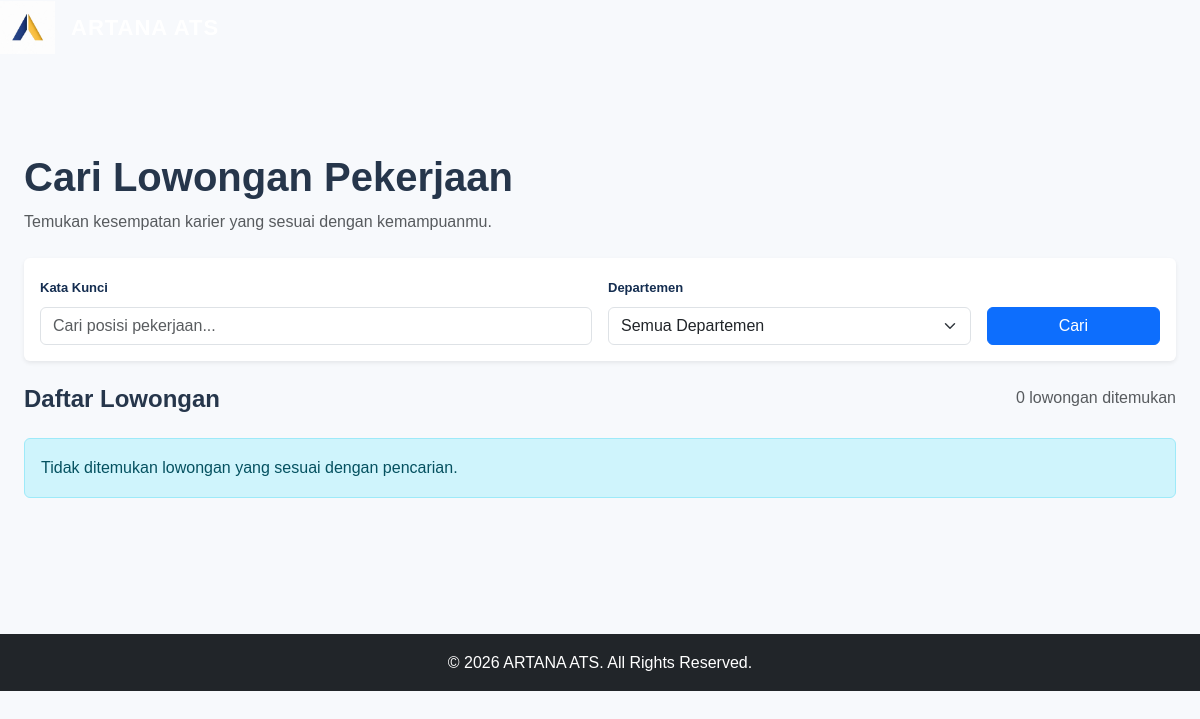
The page /index.php?page=jobs on the database as committed earlier.
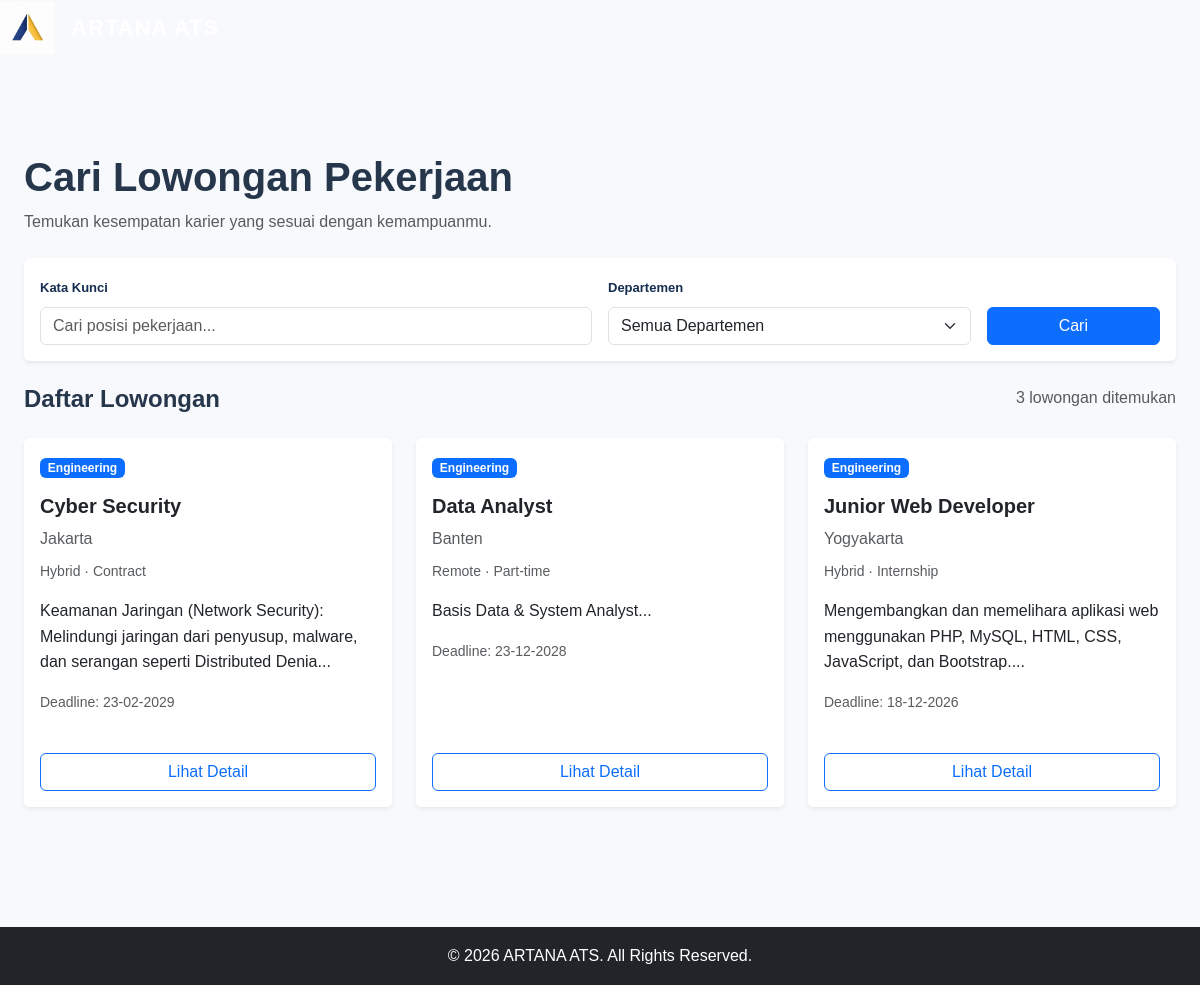
The same page on the database as committed later.
### tables this page shows
CREATE TABLE `jobs` (
  `id` bigint(20) UNSIGNED NOT NULL,
  `title` varchar(180) NOT NULL,
  `department_id` bigint(20) UNSIGNED NOT NULL,
  `location_type` enum('Hybrid','Remote','On-site') NOT NULL DEFAULT 'Hybrid',
  `location_name` varchar(150) NOT NULL,
  `description` text NOT NULL,
  `qualification` text DEFAULT NULL,
  `employment_type` enum('Full-time','Part-time','Contract','Internship') NOT NULL DEFAULT 'Full-time',
  `status` enum('draft','published','closed','archived') NOT NULL DEFAULT 'published',
  `published_at` datetime DEFAULT NULL,
  `deadline` date DEFAULT NULL,
  `created_by` bigint(20) UNSIGNED NOT NULL,
  `updated_by` bigint(20) UNSIGNED DEFAULT NULL,
  `created_at` timestamp NOT NULL DEFAULT current_timestamp(),
  `updated_at` timestamp NOT NULL DEFAULT current_timestamp() ON UPDATE current_timestamp()
);

CREATE TABLE `departments` (
  `id` bigint(20) UNSIGNED NOT NULL,
  `name` varchar(100) NOT NULL,
  `created_at` timestamp NOT NULL DEFAULT current_timestamp()
);

### index.php (called while the page is built, shortened)
<?php
$page = $_GET['page'] ?? 'home';
$pageFiles = [
    'home' => 'home.php',
    'jobs' => 'jobs.php',
    'job_detail' => 'job_detail.php',
    'login' => 'login.php',
    'register' => 'register.php',
    'profile' => 'profile.php',
    'apply' => 'apply.php',
    'my-applications' => 'my_applications.php'
];
$pageFile = __DIR__ . '/pages/' . $pageFiles[$page];
require_once __DIR__ . '/includes/header.php';
require $pageFile;
require_once __DIR__ . '/includes/footer.php';

### pages/jobs.php (the view, shortened to what this page needs)
<?php
require_once __DIR__ . '/../includes/db.php';
$keyword = trim($_GET['q'] ?? '');
$sql = "
    SELECT
        j.*,
        d.name AS department_name
    FROM jobs j
    INNER JOIN departments d
        ON d.id = j.department_id
    WHERE j.status = 'published'
    AND (j.deadline IS NULL OR j.deadline >= CURDATE())
";
$params = [];
$sql .= "
    ORDER BY
        j.published_at DESC,
        j.created_at DESC
";
$stmt = $pdo->prepare($sql);
$stmt->execute($params);
$jobs = $stmt->fetchAll(PDO::FETCH_ASSOC);
?>
<div class="container py-5">
    <div class="mb-4">
        <h1 class="fw-bold">
            Cari Lowongan Pekerjaan
        </h1>
        <p class="text-muted">
            Temukan kesempatan karier yang sesuai dengan kemampuanmu.
        </p>
    </div>
    <div class="card shadow-sm border-0 mb-4">
        <div class="card-body">
            <form method="GET"
                  action="<?= BASE_URL ?>/index.php">
                <div class="row g-3">
                    <div class="col-md-6">
                        <label class="form-label">
                            Kata Kunci
                        </label>
                        <input
                            type="text"
                            name="q"
                            class="form-control"
                            placeholder="Cari posisi pekerjaan..."
                            value="<?= htmlspecialchars($keyword) ?>"
                        >
                    </div>
                    <div class="col-md-4">
                        <label class="form-label">
                            Departemen
                        </label>
                        <select name="department"
                                class="form-select">
                            <option value="0">
                                Semua Departemen
                            </option>
                        </select>
                    </div>
                    <div class="col-md-2 d-flex align-items-end">
                        <button type="submit"
                                class="btn btn-primary w-100">
                            Cari
                        </button>
                    </div>
                </div>
            </form>
        </div>
    </div>
    <div class="d-flex justify-content-between mb-3">
        <h4 class="fw-bold">
            Daftar Lowongan
        </h4>
        <span class="text-muted">
            <?= count($jobs) ?> lowongan ditemukan
        </span>
    </div>
    <div class="row g-4">
        <?php if (count($jobs) > 0): ?>
            <?php foreach ($jobs as $job): ?>
                <div class="col-md-6 col-lg-4">
                    <div class="card h-100 shadow-sm border-0">
                        <div class="card-body">
                            <span class="badge bg-primary mb-3">
                                <?= htmlspecialchars($job['department_name']) ?>
                            </span>
                            <h5 class="fw-bold">
                                <?= htmlspecialchars($job['title']) ?>
                            </h5>
                            <p class="text-muted mb-2">
                                <?= htmlspecialchars($job['location_name']) ?>
                            </p>
                            <p class="small text-muted">
                                <?= htmlspecialchars($job['location_type']) ?>
                                ·
                                <?= htmlspecialchars($job['employment_type']) ?>
                            </p>
                            <p>
                                <?= htmlspecialchars(
                                    substr(strip_tags($job['description']), 0, 120)
                                ) ?>...
                            </p>
                            <p class="small text-muted">
                                Deadline:
                                <?= $job['deadline']
                                    ? date('d-m-Y', strtotime($job['deadline']))
                                    : 'Tidak ditentukan'
                                ?>
                            </p>
                        </div>
                        <div class="card-footer bg-white border-0 pb-3">
                            <a
                                href="<?= BASE_URL ?>/index.php?page=job_detail&id=<?= (int) $job['id'] ?>"
                                class="btn btn-outline-primary w-100"
                            >
                                Lihat Detail
                            </a>
                        </div>
                    </div>
                </div>
            <?php endforeach; ?>
        <?php else: ?>
            <div class="col-12">
                <div class="alert alert-info">
                    Tidak ditemukan lowongan yang sesuai dengan pencarian.
                </div>
            </div>
        <?php endif; ?>
    </div>
</div>

### includes/header.php (shortened to what this page needs)
<!DOCTYPE html>
<html lang="id">
<head>
    <link href="https://cdn.jsdelivr.net/npm/bootstrap@5.3.3/dist/css/bootstrap.min.css" rel="stylesheet">
    <link rel="stylesheet" href="<?= BASE_URL ?>/assets/css/style.css">
</head>
<body>
<a class="navbar-brand d-flex align-items-center gap-3"
   href="<?= BASE_URL ?>/index.php">
    <img
        src="<?= BASE_URL ?>/assets/images/logo.jpeg"
        alt="Logo ARTANA"
        style="width: 55px; height: 55px; object-fit: contain;"
    >
    <span class="fw-bold text-white"
          style="font-size: 22px; letter-spacing: 1px;">
    </span>
</a>
        <button class="navbar-toggler" type="button"
                data-bs-toggle="collapse"
                data-bs-target="#navbarMenu">
            <span class="navbar-toggler-icon"></span>
        </button>
<main class="container py-4">

### includes/footer.php (shortened to what this page needs)
</main>
<footer class="bg-dark text-white text-center py-3 mt-5">
    <div class="container">
        <p class="mb-0">
            &copy; <?= date('Y') ?> ARTANA ATS.
            All Rights Reserved.
        </p>
    </div>
</footer>
</body>
</html>

### assets/css/style.css (style rules this page uses)
* { margin: 0; padding: 0; box-sizing: border-box; }
:root { --primary: #142d50; --primary-light: #1e416e; --secondary: #e8b85b; --background: #f7f9fc; --text: #26364b; --muted: #718096; --white: #ffffff; --border: #e5eaf1; }
body { font-family: Arial, Helvetica, sans-serif; background: var(--background); color: var(--text); line-height: 1.6; }
a { text-decoration: none; }
.container { max-width: 1200px; }
.form-label { color: var(--primary); font-size: 13px; font-weight: 700; }

Rows that differ between the two databases and show on the page:
added jobs: department.name "Engineering", title "Cyber Security", location_name "Jakarta", location_type "Hybrid", employment_type "Contract", description "Keamanan Jaringan (Network Security): Melindungi jaringan dari penyusup, malware, dan serangan seperti Distributed Denia", deadline "23-02-2029"
added jobs: department.name "Engineering", title "Data Analyst", location_name "Banten", location_type "Remote", employment_type "Part-time", description "Basis Data & System Analyst", deadline "23-12-2028"
added jobs: department.name "Engineering", title "Junior Web Developer", location_name "Yogyakarta", location_type "Hybrid", employment_type "Internship", description "Mengembangkan dan memelihara aplikasi web menggunakan PHP, MySQL, HTML, CSS, JavaScript, dan Bootstrap.", deadline "18-12-2026"
Other text that changed with them:
count($jobs): "0" → "3"
text no longer shown: "Tidak ditemukan lowongan yang sesuai dengan pencarian."
